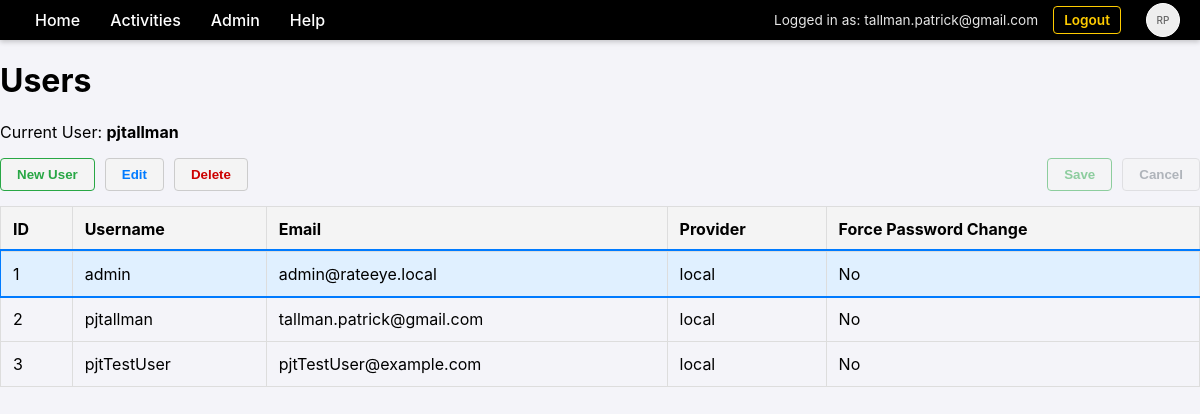
The app's page /admin/users (signed in) with its own data.
### database.py (models this page shows)
class User(Base):
    __tablename__ = "users"
    id = Column(Integer, primary_key=True, index=True)
    username = Column(String, unique=True, index=True)
    email = Column(String, unique=True, index=True)
    hashed_password = Column(String, nullable=True)
    is_authorized = Column(Boolean, default=True)
    force_password_change = Column(Boolean, default=False)
    provider = Column(String, default="local")
    profile_json = Column(Text, nullable=True)
    photo_url = Column(String, nullable=True)
    settings = relationship("UserSetting", back_populates="user", cascade="all, delete-orphan")
    roles = relationship("Role", secondary=user_roles, back_populates="users")
    permissions = relationship("Permission", back_populates="user", cascade="all, delete-orphan")

### main.py (the view)
@app.get("/admin/users", response_class=HTMLResponse, tags=[PageType.MAINTENANCE])
async def list_users(
    request: Request,
    accept_language: str = Header(None),
    user: User = Depends(check_page_permission),
    db: Session = Depends(get_db)
):
    t = get_text(accept_language)
    users = db.query(User).all()
    return templates.TemplateResponse(request, "admin_users.html", {"t": t, "users": users, "user": user})

### templates/admin_users.html (shortened to what this page needs)
{% extends "base.html" %}
{% block content %}
    <h1>{{ t.heading_user_maintenance }}</h1>
    <p>{{ t.label_current_user }}: <strong>{{ user.username or user.email }}</strong></p>
    <div class="action-bar">
        <div class="left-actions">
            <button id="btn-new" class="btn-action btn-edit" style="color: #28a745; border-color: #28a745;">{{ t.btn_new_user }}</button>
            <button id="btn-edit" class="btn-action btn-edit">{{ t.btn_edit }}</button>
            <button id="btn-delete" class="btn-action btn-delete">{{ t.btn_delete }}</button>
        </div>
        <div class="right-actions">
            <button id="btn-save" class="btn-action btn-save" disabled>{{ t.btn_save }}</button>
            <button id="btn-cancel" class="btn-action btn-cancel" disabled>{{ t.btn_cancel }}</button>
        </div>
    </div>
    <table id="user-table">
        <thead>
            <tr>
                <th>{{ t.th_id }}</th>
                <th>{{ t.th_username }}</th>
                <th>{{ t.th_email }}</th>
                <th>{{ t.th_provider }}</th>
                <th>{{ t.th_force_pw_change }}</th>
            </tr>
        </thead>
        <tbody>
            {% for u in users %}
            <tr id="row-{{ u.id }}" data-user-id="{{ u.id }}" data-is-self="{{ 'true' if u.id == user.id else 'false' }}">
                <td>{{ u.id }}</td>
                <td class="col-username" data-original="{{ u.username }}">{{ u.username or u.email.split('@')[0] }}</td>
                <td class="col-email" data-original="{{ u.email }}">{{ u.email }}</td>
                <td>{{ u.provider }}</td>
                <td class="col-force-pw" data-original="{{ 'true' if u.force_password_change else 'false' }}">
                    {{ t.msg_yes if u.force_password_change else t.msg_no }}
                </td>
            </tr>
            {% endfor %}
        </tbody>
    </table>
{% endblock %}

### templates/base.html (shortened to what this page needs)
<!DOCTYPE html>
<html>
<head>
    <link rel="stylesheet" href="/static/css/style.css">
</head>
<body>
    <div class="menu-bar">
        <div class="menu-item" data-href="/">{{ t.item_home or 'Home' }}</div>
        <div class="menu-item">{{ t.menu_activities or 'Activities' }}
        </div>
        {% if user and 'Admin' in user.roles | map(attribute='name') %}
        <div class="menu-item">{{ t.menu_admin or 'Admin' }}
        </div>
        {% endif %}
        <div class="menu-item">{{ t.menu_help }}
        </div>
        <div class="user-info">
            {% if user %}
                <span>{{ t.msg_logged_in_as }} {{ user.email }}</span>
                <a href="/logout" style="margin-right: 15px;">{{ t.nav_logout }}</a>
                <div class="menu-item" style="padding: 0;">
                    {% if user.photo_url %}
                        <img src="{{ user.photo_url }}" class="user-photo" alt="User Photo">
                    {% else %}
                        <div class="user-photo" style="display: flex; align-items: center; justify-content: center; font-size: 10px; color: #666;">
                            RP
                        </div>
                    {% endif %}
                </div>
            {% else %}
                <a href="/login">{{ t.nav_login }}</a>
                <a href="/register">{{ t.nav_register }}</a>
            {% endif %}
        </div>
    </div>
    <div class="content">
        {% block content %}{% endblock %}
    </div>
</body>
</html>

### static/css/style.css (style rules this page uses)
body { font-family: -apple-system, BlinkMacSystemFont, "Segoe UI", Roboto, Helvetica, Arial, sans-serif; margin: 0; padding: 0; background-color: #f4f4f9; }
.menu-bar { background-color: #000000; color: #ffffff; display: flex; padding: 0 20px; align-items: stretch; box-shadow: 0 2px 5px rgba(0,0,0,0.2); height: 40px; }
.menu-item { position: relative; padding: 0 15px; cursor: pointer; font-weight: 500; display: flex; align-items: center; }
.content { padding: 0; width: 100%; margin: 0; }
.user-info { margin-left: auto; display: flex; align-items: center; color: white; font-size: 0.85em; }
.user-info span { margin-right: 15px; opacity: 0.9; }
.user-info a { color: #ffcc00; font-weight: 600; text-decoration: none; padding: 5px 10px; border: 1px solid #ffcc00; border-radius: 4px; }
.user-photo { width: 32px; height: 32px; border-radius: 50%; background: #eee; margin-left: 10px; object-fit: cover; border: 1px solid #fff; }

### templates/admin_users.html (style rules this page uses)
table { width: 100%; border-collapse: collapse; margin-top: 10px; cursor: pointer; }
th, td { border: 1px solid #ddd; padding: 12px; text-align: left; }
th { background-color: #f4f4f4; }
.selected-row { background-color: #e0f0ff !important; outline: 2px solid #007bff; }
.action-bar { margin-bottom: 15px; display: flex; justify-content: space-between; align-items: center; }
.left-actions, .right-actions { display: flex; gap: 10px; }
.btn-action { padding: 8px 16px; font-weight: bold; cursor: pointer; border: 1px solid #ccc; background-color: #f4f4f4; border-radius: 4px; }
.btn-action:disabled { opacity: 0.5; cursor: not-allowed; }
.btn-delete { color: #c00; }
.btn-edit { color: #007bff; }
.btn-save { color: #28a745; border-color: #28a745; }
.btn-cancel { color: #6c757d; }

### records on screen
User: email "tallman.patrick@gmail.com", username "pjtallman", id "2", provider "local", force_password_change "No"
User: id "1", username "admin", email "admin@rateeye.local", provider "local", force_password_change "No"
User: id "3", username "pjtTestUser", email "pjtTestUser@example.com", provider "local", force_password_change "No"

### other values on screen
{{ t.item_home or 'Home' }} "Home"
{{ t.menu_activities or 'Activities' }} "Activities"
{{ t.menu_admin or 'Admin' }} "Admin"
{{ t.menu_help }} "Help"
{{ t.msg_logged_in_as }} "Logged in as:"
{{ t.nav_logout }} "Logout"
{{ t.heading_user_maintenance }} "Users"
{{ t.label_current_user }} "Current User"
{{ t.btn_new_user }} "New User"
{{ t.btn_edit }} "Edit"
{{ t.btn_delete }} "Delete"
{{ t.btn_save }} "Save"
{{ t.btn_cancel }} "Cancel"
{{ t.th_id }} "ID"
{{ t.th_username }} "Username"
